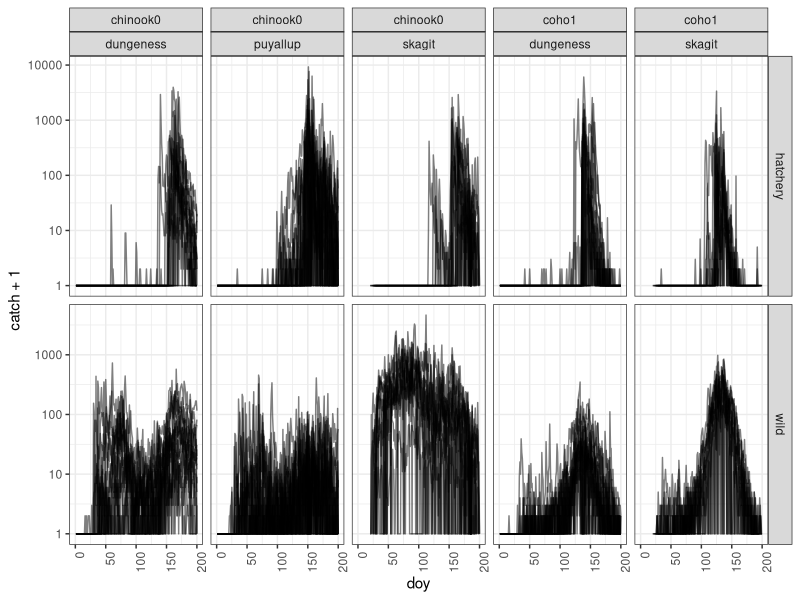
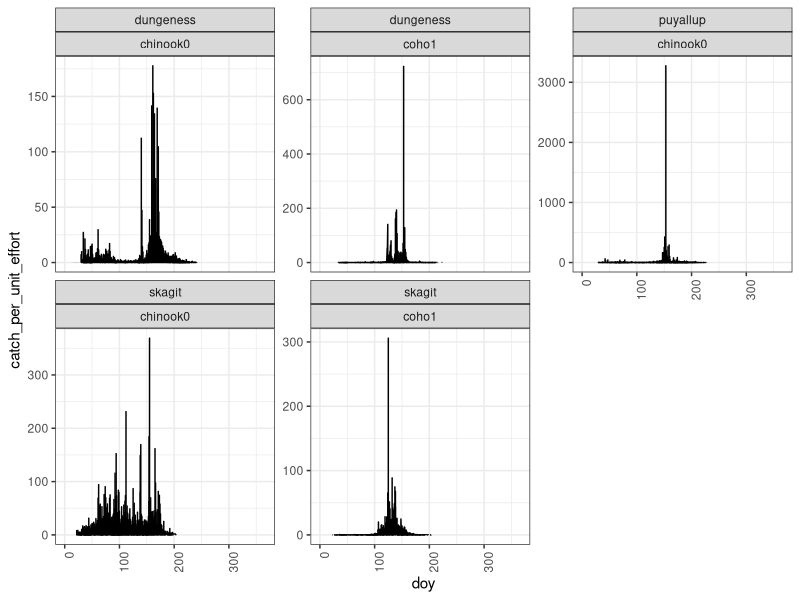
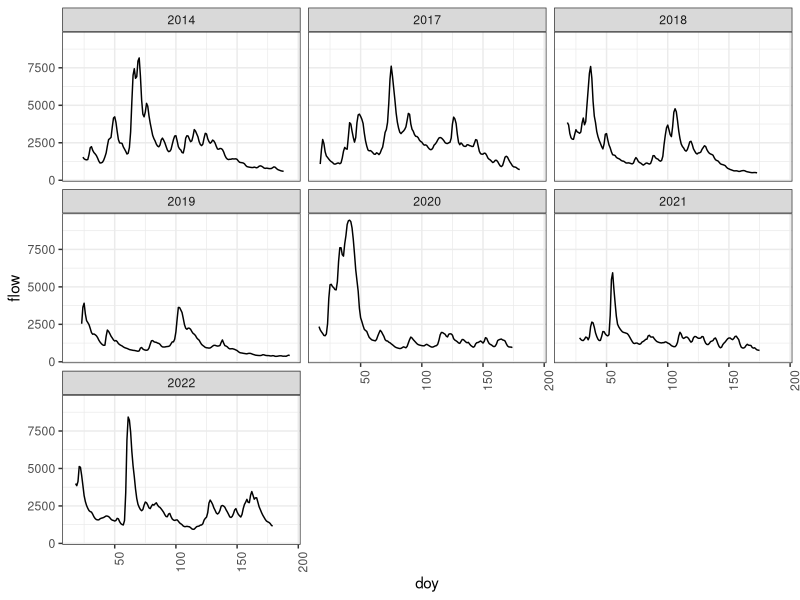
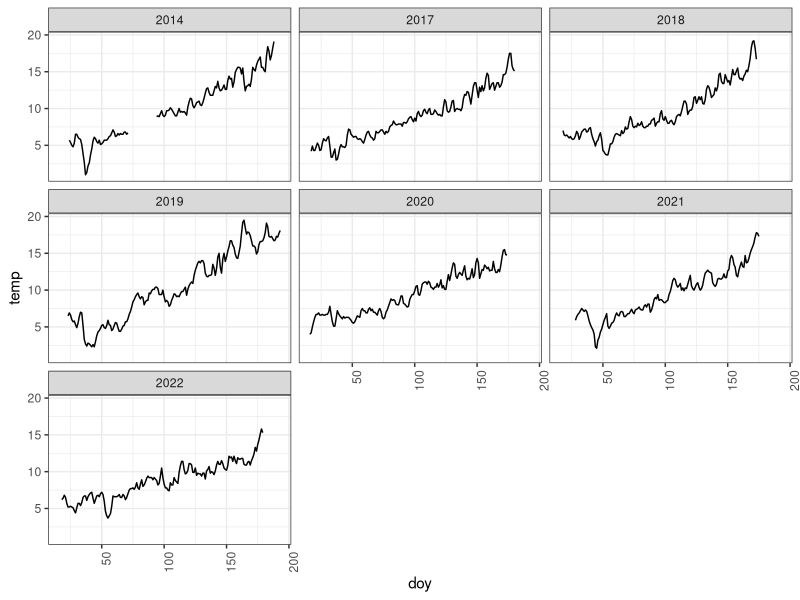
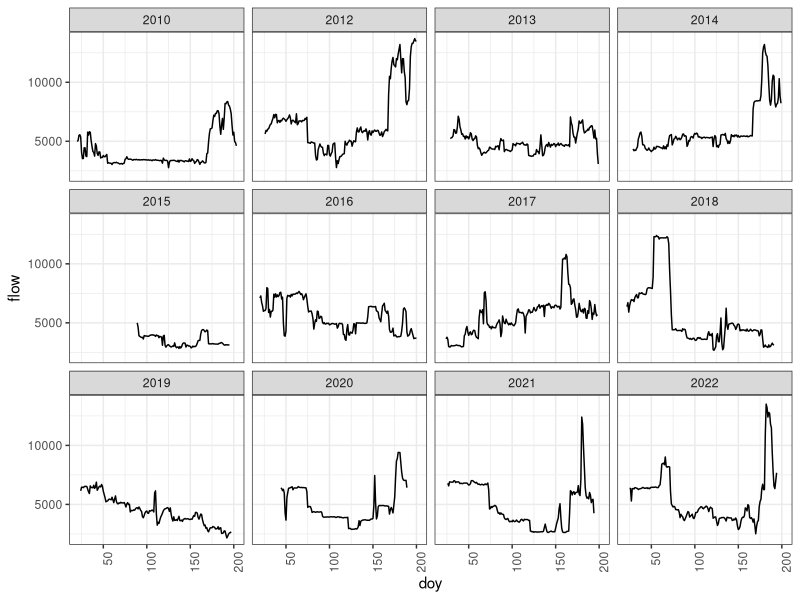
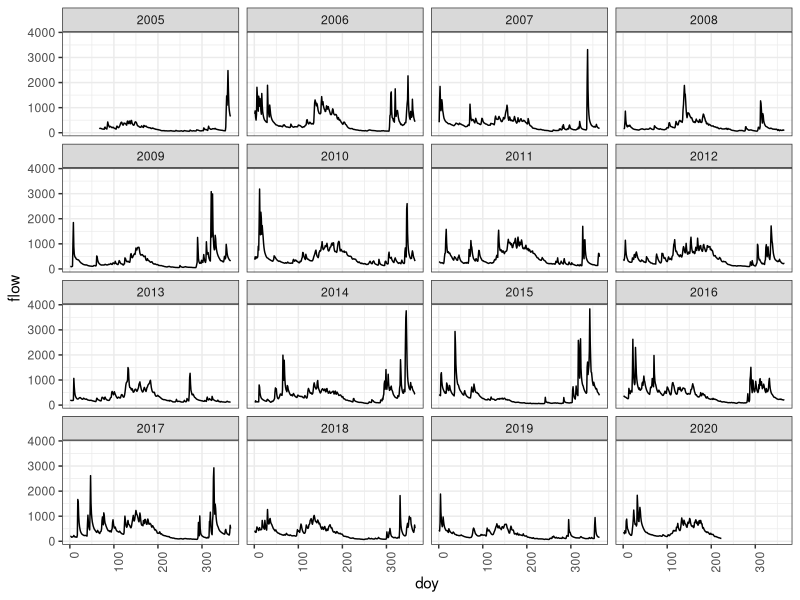
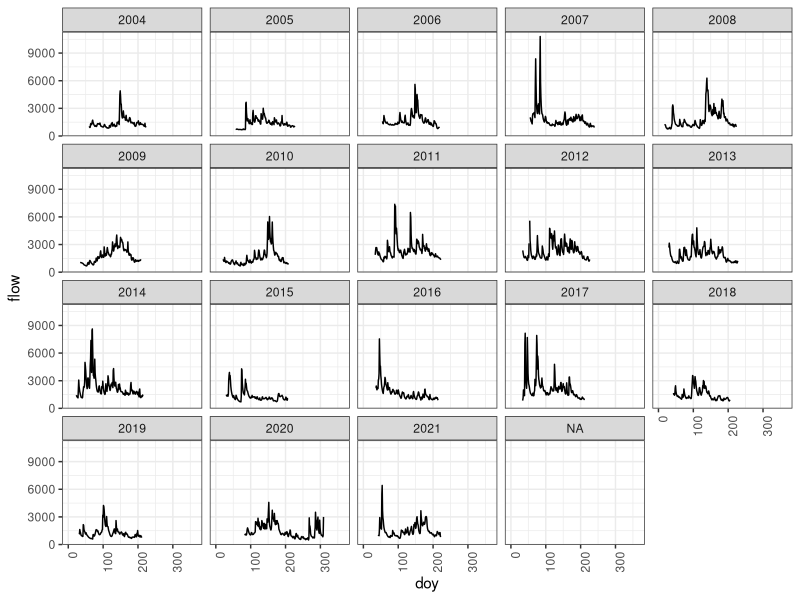
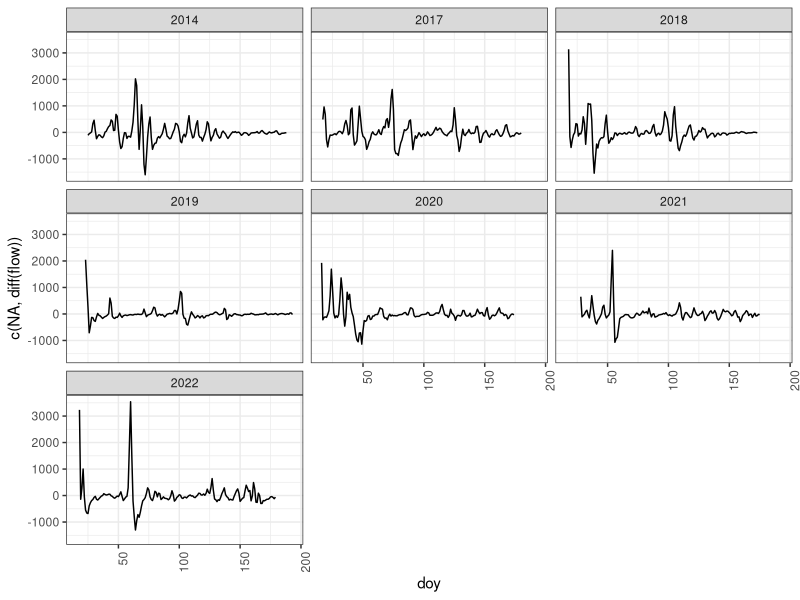

These charts were generated, in order, by the following R code: (Note: this script raises an error after producing the figures.)
#Goal - to produce fingures for paper
#first aggregate all the data for all rivers
#1 - plot daily catch data for each year and each river and each species for 
#hatchery and wild
#2 - plot daily environmental data for each year and each river

#load packages

library(ggplot2)
library(tidyverse)
library(here)
library(cowplot)


#readin file
dungeness <- read.csv(here("data",
                   "dungeness","dungeness_aggregated_w_trap_efficiency.csv"),
              header=TRUE)

dungeness$river <- "dungeness"

green_day <- read.csv(here("data",
                   "green","green_covariates_day.csv"),
              header=TRUE)
green_night <- read.csv(here("data",
                   "green","green_covariates_night.csv"),
              header=TRUE)

#aggregate day and night values

green_day$daytime_category <- 'day'

green_night$daytime_category <- 'night'

puyallup <- read.csv(here("data",
                          "puyallup",
                          "puyallup_2004-2021_all_days_w_covariates.csv"),
                     header=TRUE)
puyallup$river <- "puyallup"

skagit <- read.csv(here("data",
                        "skagit",
                        "skagit_2010-2022_w_covariates.csv"), header=TRUE)

skagit$river <- "skagit"

#sum all the values for each Date

green_agg <- rbind(green_day, green_night) %>% 
  mutate(river = "green") %>%
  select(chinook0_hatchery_num, chinook0_wild_num,
         chinook1_hatchery_num, chinook1_wild_num,
         coho1_hatchery_num, coho1_wild_num,
         steelheadsmolt_hatchery_num, steelheadsmolt_wild_num,
         doy,year, river, daytime_category, In) %>%
  pivot_longer(cols = c(chinook0_hatchery_num, chinook0_wild_num,
                        chinook1_hatchery_num, chinook1_wild_num,
                        coho1_hatchery_num, coho1_wild_num,
                        steelheadsmolt_hatchery_num, steelheadsmolt_wild_num),
               names_to = c("species", "origin"),
               names_pattern = "(.*)_(.*)_num",
               values_to = "catch") %>%
  group_by(year, doy, river, species, origin) %>%
  summarise(catch = sum(catch, na.rm = TRUE), hours = sum(In, na.rm = TRUE)) %>%
  mutate(catch_per_unit_effort = catch/hours)
  
#do the same for the other rivers

skagit_agg <- skagit %>%
  mutate(river = "skagit") %>%
  select(chinook0_hatchery_num, chinook0_wild_num,
         chinook1_hatchery_num, chinook1_wild_num,
         coho1_hatchery_num, coho1_wild_num,
         steelheadsmolt_hatchery_num, steelheadsmolt_wild_num,
         doy,year, river, In) %>%
  pivot_longer(cols = c(chinook0_hatchery_num, chinook0_wild_num,
                        chinook1_hatchery_num, chinook1_wild_num,
                        coho1_hatchery_num, coho1_wild_num,
                        steelheadsmolt_hatchery_num, steelheadsmolt_wild_num),
               names_to = c("species", "origin"),
               names_pattern = "(.*)_(.*)_num",
               values_to = "catch") %>%
  group_by(year, doy, river, species, origin) %>%
  summarise(catch = sum(catch, na.rm = TRUE), hours = sum(In, na.rm = TRUE)) %>%
  mutate(catch_per_unit_effort = catch/hours)

#using tidyverse
#first select Date, chinook0_wild_num, chinook0_hatchery_num, river
#make column for day of year and year
#make new column for In which is the sum of In_day and In_night while ignoring NAs
#make new column for chinook0_wild_num 
#which is the sum of chinook0_wild_num_day and chinook0_wild_num_night 
#while ignoring NAs
#make new column for chinook0_hatchery_num
#pivot longer to make a column for species and origin
#check if hours = 0, then convert catch_per_unit_effort to NA

puyallup_agg <- puyallup %>%
  mutate(river = "puyallup") %>%
  select(chinook0_hatchery_num_day, chinook0_wild_num_day,
         chinook0_hatchery_num_night, chinook0_wild_num_night,
         Date, In_day, In_night,
         doy, river) %>%
  mutate(year = year(Date), doy = yday(Date)) %>%
  group_by(year, doy, river) %>%
  summarise(hours = sum(In_day, In_night, na.rm = TRUE),
            chinook0_wild_num = sum(chinook0_wild_num_day, 
                                    chinook0_wild_num_night, na.rm = TRUE),
            chinook0_hatchery_num = sum(chinook0_hatchery_num_day, 
                                        chinook0_hatchery_num_night, na.rm = TRUE)
            ) %>%
  pivot_longer(cols = c(chinook0_hatchery_num, chinook0_wild_num),
               names_to = c("species", "origin"),
               names_pattern = "(.*)_(.*)_num",
               values_to = "catch") %>%
  mutate(catch_per_unit_effort = catch/hours) %>%
  mutate(catch_per_unit_effort = ifelse(hours == 0, NA, catch_per_unit_effort))


dungeness_agg <- dungeness %>%
  mutate(river = "dungeness") %>%
  select(chinook0_hatchery_num, chinook0_wild_num,
         chinook1_hatchery_num, chinook1_wild_num,
         coho1_hatchery_num, coho1_wild_num,
         steelheadsmolt_hatchery_num, steelheadsmolt_wild_num,
         doy,year, river, In) %>%
  pivot_longer(cols = c(chinook0_hatchery_num, chinook0_wild_num,
                        chinook1_hatchery_num, chinook1_wild_num,
                        coho1_hatchery_num, coho1_wild_num,
                        steelheadsmolt_hatchery_num, steelheadsmolt_wild_num),
               names_to = c("species", "origin"),
               names_pattern = "(.*)_(.*)_num",
               values_to = "catch") %>%
  group_by(year, doy, river, species, origin) %>%
  summarise(catch = sum(catch, na.rm = TRUE), hours = sum(In, na.rm = TRUE)) %>%
  mutate(catch_per_unit_effort = catch/hours)

#combine all the rivers into one dataframe
#keep only chinook0 and coho1

all_rivers <- rbind(skagit_agg, puyallup_agg, dungeness_agg)
all_rivers <- all_rivers %>%
  filter(species %in% c("chinook0", "coho1"))

#plot the catch per unit effort for chinook0 and coho1 for each river
#different lines for each year
#different colors for origin
#log the y axis

ggplot(all_rivers, aes(x = doy, y = catch+1, group = year))+
  xlim(0, 200) +
  geom_line(alpha = 0.5, linewidth = 0.5) +
  facet_grid(origin ~ species + river, scales = "free_y", space = "fixed") +
  theme_bw() +
  theme(axis.text.x = element_text(angle = 90, hjust = 1)) +
  scale_y_log10()



ggplot(all_rivers, aes(x = doy, y = catch_per_unit_effort)) +
  geom_line() +
  facet_wrap(~river + species, scales = "free_y") +
  theme_bw() +
  theme(axis.text.x = element_text(angle = 90, hjust = 1))

#plot green river flows and temperature

ggplot(green_day, aes(x = doy, y = flow)) +
  geom_line() +
  facet_wrap(~year) +
  theme_bw() +
  theme(axis.text.x = element_text(angle = 90, hjust = 1))

ggplot(green_day, aes(x = doy, y = temp)) +
  geom_line() +
  facet_wrap(~year) +
  theme_bw() +
  theme(axis.text.x = element_text(angle = 90, hjust = 1))


ggplot(skagit, aes(x = doy, y = flow)) +
  geom_line() +
  facet_wrap(~year) +
  theme_bw() +
  theme(axis.text.x = element_text(angle = 90, hjust = 1))

ggplot(dungeness, aes(x = doy, y = flow)) +
  geom_line() +
  facet_wrap(~year) +
  theme_bw() +
  theme(axis.text.x = element_text(angle = 90, hjust = 1))

ggplot(puyallup, aes(x = doy, y = flow)) +
  geom_line() +
  facet_wrap(~year) +
  theme_bw() +
  theme(axis.text.x = element_text(angle = 90, hjust = 1))

ggplot(green_day, aes(x = doy, y = c(NA,diff(flow)))) +
  geom_line() +
  facet_wrap(~year) +
  theme_bw() +
  theme(axis.text.x = element_text(angle = 90, hjust = 1))

ggplot(skagit, aes(x = doy, y = c(NA,diff(flow)))) +
  geom_line() +
  facet_wrap(~year) +
  theme_bw() +
  theme(axis.text.x = element_text(angle = 90, hjust = 1))

ggplot(puyallup, aes(x = doy, y = c(NA,diff(flow)))) +
  geom_line() +
  facet_wrap(~year) +
  theme_bw() +
  theme(axis.text.x = element_text(angle = 90, hjust = 1))

ggplot(dungeness, aes(x = doy, y = c(NA,diff(flow)))) +
  geom_line() +
  facet_wrap(~year) +
  theme_bw() +
  theme(axis.text.x = element_text(angle = 90, hjust = 1))

#find the row in puyallup_agg dataframe that has chinook0_hatchery_num>3000

all_rivers %>%
  filter(catch > 3000)

#plot the catch per unit effort for chinook0 and coho1 for each river separately
#use cowplot to combine the plots
#filter for only chinook0 and coho1
#add slategray vertical line at doy = 150 and 225
#increase fontsize of title and y axis
skagit_chinook_plot <- ggplot(skagit_agg %>% filter(species == "chinook0"), 
                      aes(x = doy, y = catch, group = year, color = origin)) +
  xlim(25,225)+
  geom_line(alpha = 0.2, linewidth = 1) +
  facet_grid(origin~species, scales = "free_y") +
  theme_classic() +
  theme(axis.text.x = element_text(angle = 90, hjust = 1, size = 14),
        axis.text.y = element_text(size = 14),
        
        axis.title.x = element_text(size = 20),
        axis.title.y = element_text(size = 20),
        title = element_text(size = 20))+
  scale_color_manual(values = c("cadetblue","salmon"))+
  labs(color = "Origin") +
  labs(subtitle = "Skagit",
       title = " ",
       x = "Day of year",
       y = "")+
  
  theme(strip.background = element_blank(),
        strip.text = element_blank())+
  theme(legend.position="none") +
  geom_vline(xintercept = 150, color = "slategray", linetype = "dashed") +
  geom_vline(xintercept = 189, color = "slategray", linetype = "dashed")+
  scale_y_continuous(n.breaks = 3)

skagit_coho_plot <- ggplot(skagit_agg %>% filter(species == "coho1"), 
                           aes(x = doy, y = catch, group = year, color = origin)) +
  xlim(25,225)+
  geom_line(alpha = 0.2, linewidth = 1) +
  facet_grid(origin~species, scales = "free_y") +
  theme_classic() +
  theme(axis.text.x = element_text(angle = 90, hjust = 1, size  =14),
        axis.text.y = element_text(size = 14),
        
        axis.title.x = element_text(size = 20),
        axis.title.y = element_text(size = 20),
        title = element_text(size = 20))+
  scale_color_manual(values = c("cadetblue","salmon"))+
  labs(color = "Origin") +
  theme(strip.background = element_blank(),
        strip.text = element_text(size = 20),
        strip.text.x.top = element_blank()
        )+
  labs(subtitle = "Skagit",
       title = " ",
       x = "Day of year",
       y = "")+
  theme(legend.position="none") +
  geom_vline(xintercept = 100, color = "slategray", linetype = "dashed") +
  geom_vline(xintercept = 150, color = "slategray", linetype = "dashed")+
  scale_y_continuous(n.breaks = 3)

puyallup_chinook_plot <- ggplot(puyallup_agg %>% filter(species == "chinook0"), 
                                aes(x = doy, y = catch, group = year, color = origin)) +
  xlim(25,225)+
  geom_line(alpha = 0.2, linewidth = 1) +
  facet_grid(origin~species, scales = "free_y") +
  theme_classic() +
  theme(axis.text.x = element_text(angle = 90, hjust = 1, size = 14),
        axis.text.y = element_text(size = 14),
        
        axis.title.x = element_text(size = 20),
        axis.title.y = element_text(size = 20),
        title = element_text(size = 20))+
  scale_color_manual(values = c("cadetblue","salmon"))+
  labs(color = "Origin") +
  theme(strip.background = element_blank(),
        strip.text = element_blank())+
  labs(subtitle = "Puyallup",
       title = " ",
       x = "Day of year",
       y = "")+
  theme(legend.position="none") +
  geom_vline(xintercept = 130, color = "slategray", linetype = "dashed") +
  geom_vline(xintercept = 218, color = "slategray", linetype = "dashed") +
  scale_y_continuous(n.breaks = 3)

dungeness_chinook_plot <- ggplot(dungeness_agg %>% filter(species == "chinook0"), 
                                 aes(x = doy, y = catch, group = year, color = origin)) +
  xlim(25,225)+
  geom_line(alpha = 0.2, linewidth = 1) +
  facet_grid(origin~species, scales = "free_y") +
  theme_classic() +
  theme(axis.text.x = element_text(angle = 90, hjust = 1, size = 14),
        axis.text.y = element_text(size = 14),
        
        axis.title.x = element_text(size = 20),
        axis.title.y = element_text(size = 20),
        title = element_text(size = 20))+
        
  scale_color_manual(values = c("cadetblue","salmon"))+
  labs(color = "Origin") +
  theme(strip.background = element_blank(),
        strip.text = element_blank())+
  labs(subtitle = "Dungeness",
       title = "Chinook",
       x = "Day of year",
       y = "Catch")+
  theme(legend.position="none") +
  geom_vline(xintercept = 130, color = "slategray", linetype = "dashed") +
  geom_vline(xintercept = 200, color = "slategray", linetype = "dashed") + 
  scale_y_continuous(n.breaks = 3)


dungeness_coho_plot <- ggplot(dungeness_agg %>% filter(species == "coho1"), 
                              aes(x = doy, y = catch, group = year, color = origin)) +
  xlim(25,225)+
  geom_line(alpha = 0.2, linewidth = 1) +
  facet_grid(origin~species, scales = "free_y") +
  theme_classic() +
  theme(axis.text.x = element_text(angle = 90, hjust = 1, size = 14),
        axis.text.y = element_text(size = 14),
        axis.title.x = element_text(size = 20),
        axis.title.y = element_text(size = 20),
        title = element_text(size = 20)
        )+
  scale_color_manual(values = c("cadetblue","salmon"))+
  labs(color = "Origin") +
  theme(strip.background = element_blank(),
        strip.text = element_blank())+
  labs(subtitle = "Dungeness",
       title = "Coho",
       x = "Day of year",
       y = "")+
  theme(legend.position="none") +
  geom_vline(xintercept = 120, color = "slategray", linetype = "dashed") +
  geom_vline(xintercept = 160, color = "slategray", linetype = "dashed")+
  scale_y_continuous(n.breaks = 3)

dungeness_coho_plot

#combine the plots
#give common x axis title
plot_grid(dungeness_chinook_plot, puyallup_chinook_plot,skagit_chinook_plot, 
          dungeness_coho_plot, skagit_coho_plot,  ncol = 5) 


ggsave(here("output","chinook_coho_plots.jpeg"), width = 14.5, height = 8)

puyallup_plot <- ggplot(puyallup_agg %>% filter(species == "chinook0"), 
                        aes(x = doy, y = catch, group = year)) +
  xlim(25,200)+
  geom_line(alpha = 0.2, linewidth = 1) +
  facet_grid(origin~species, scales = "free_y") +
  theme_bw() +
  theme(axis.text.x = element_text(angle = 90, hjust = 1))

dungeness_plot <- ggplot(dungeness_agg %>% filter(species == "chinook0" | species == "coho1"), 
                         aes(x = doy, y = catch, group = year)) +
  xlim(25,200)+
  geom_line(alpha = 0.2, linewidth = 1) +
  facet_grid(origin~species, scales = "free_y") +
  theme_bw() +
  theme(axis.text.x = element_text(angle = 90, hjust = 1))

#combine the plots
#change species name to chinook subyearlings and coho yearlings
#combine the grid names
#remove gray background from grid
plot_grid(skagit_plot, puyallup_plot, dungeness_plot, ncol = 3)

ggplot(all_rivers, aes(x = doy, y = catch, group = year,
                       color = origin))+
  xlim(25, 200) +
  geom_line(alpha = 0.2, linewidth = 1) +
  facet_grid(origin ~ species + river, scales = "free_y", space = "fixed") +
  theme_bw() +
  theme(axis.text.x = element_text(angle = 90, hjust = 1))+
  scale_color_manual(values = c("cadetblue","salmon"))+
  labs(color = "Origin") +
  theme(strip.background = element_blank(),
        strip.text = element_text(size = 8))

all_rivers$species2 <- factor(all_rivers$species, 
                              labels = c("Chinook Subyearlings", "Coho Yearlings"))
all_rivers$river <- factor(all_rivers$river, 
                              labels = c("Skagit",
                                         "Puyallup",
                                         "Dungeness"))


ggplot(all_rivers, aes(x = doy, y = catch, group = year,
                       color = origin))+
  xlim(25, 200) +
  geom_line(alpha = 0.2, linewidth = 1) +
  facet_grid(origin ~ species2 + river, scales = "free_y", space = "fixed") +
  theme_bw() +
  theme(axis.text.x = element_text(angle = 90, hjust = 1))+
  scale_color_manual(values = c("cadetblue","salmon"))+
  labs(color = "Origin") +
  theme(strip.background = element_blank(),
        strip.text = element_text(size = 8))




